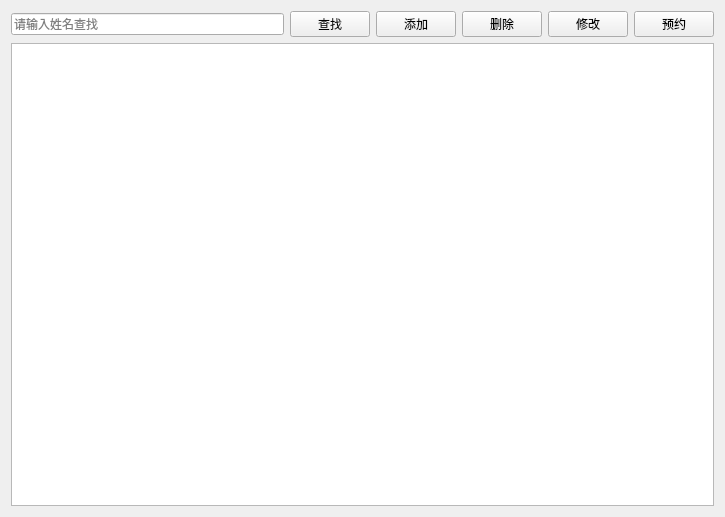
<?xml version="1.0" encoding="UTF-8"?>
<ui version="4.0">
 <class>DoctorScheduleView</class>
 <widget class="QWidget" name="DoctorScheduleView">
  <property name="geometry">
   <rect>
    <x>0</x>
    <y>0</y>
    <width>725</width>
    <height>517</height>
   </rect>
  </property>
  <property name="windowTitle">
   <string>预约与排班</string>
  </property>
  <layout class="QVBoxLayout" name="verticalLayout">
   <item>
    <layout class="QHBoxLayout" name="horizontalLayout">
     <item>
      <widget class="QLineEdit" name="txtSearch">
       <property name="placeholderText">
        <string>请输入姓名查找</string>
       </property>
      </widget>
     </item>
     <item>
      <widget class="QPushButton" name="btSearch">
       <property name="text">
        <string>查找</string>
       </property>
       <property name="icon">
        <iconset>
         <normaloff>C:/Users/hebi_/Desktop/images/查找 (1).png</normaloff>C:/Users/hebi_/Desktop/images/查找 (1).png</iconset>
       </property>
      </widget>
     </item>
     <item>
      <widget class="QPushButton" name="btAdd">
       <property name="text">
        <string>添加</string>
       </property>
       <property name="icon">
        <iconset>
         <normaloff>C:/Users/hebi_/Desktop/images/添加.png</normaloff>C:/Users/hebi_/Desktop/images/添加.png</iconset>
       </property>
      </widget>
     </item>
     <item>
      <widget class="QPushButton" name="btDelete">
       <property name="text">
        <string>删除</string>
       </property>
       <property name="icon">
        <iconset>
         <normaloff>C:/Users/hebi_/Desktop/images/删除.png</normaloff>C:/Users/hebi_/Desktop/images/删除.png</iconset>
       </property>
      </widget>
     </item>
     <item>
      <widget class="QPushButton" name="btEdit">
       <property name="text">
        <string>修改</string>
       </property>
       <property name="icon">
        <iconset>
         <normaloff>C:/Users/hebi_/Desktop/images/修改、修改资料.png</normaloff>C:/Users/hebi_/Desktop/images/修改、修改资料.png</iconset>
       </property>
      </widget>
     </item>
     <item>
      <widget class="QPushButton" name="btReserve">
       <property name="text">
        <string>预约</string>
       </property>
       <property name="icon">
        <iconset resource="img.qrc">
         <normaloff>:/C:/Users/hebi_/Desktop/images/yuyue.png</normaloff>:/C:/Users/hebi_/Desktop/images/yuyue.png</iconset>
       </property>
      </widget>
     </item>
    </layout>
   </item>
   <item>
    <widget class="QTableView" name="tableView"/>
   </item>
  </layout>
 </widget>
 <resources>
  <include location="img.qrc"/>
 </resources>
 <connections/>
</ui>
